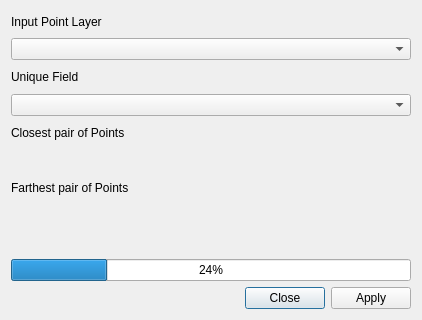
<?xml version="1.0" encoding="UTF-8"?>
<ui version="4.0">
 <class>hcmgis_closestpair_form</class>
 <widget class="QDialog" name="hcmgis_closestpair_form">
  <property name="windowModality">
   <enum>Qt::ApplicationModal</enum>
  </property>
  <property name="enabled">
   <bool>true</bool>
  </property>
  <property name="geometry">
   <rect>
    <x>0</x>
    <y>0</y>
    <width>422</width>
    <height>320</height>
   </rect>
  </property>
  <property name="mouseTracking">
   <bool>false</bool>
  </property>
  <property name="windowTitle">
   <string>Closest/farthest pair of Points</string>
  </property>
  <layout class="QVBoxLayout" name="verticalLayout">
   <item>
    <widget class="QLabel" name="LblInput">
     <property name="text">
      <string>Input Point Layer</string>
     </property>
    </widget>
   </item>
   <item>
    <widget class="QgsMapLayerComboBox" name="CboInput">
     <property name="showCrs">
      <bool>true</bool>
     </property>
    </widget>
   </item>
   <item>
    <widget class="QLabel" name="LblInput_2">
     <property name="text">
      <string>Unique Field</string>
     </property>
    </widget>
   </item>
   <item>
    <widget class="QgsFieldComboBox" name="CboField"/>
   </item>
   <item>
    <widget class="QLabel" name="LblOutput">
     <property name="text">
      <string>Closest pair of Points</string>
     </property>
    </widget>
   </item>
   <item>
    <widget class="QgsFileWidget" name="closest"/>
   </item>
   <item>
    <widget class="QLabel" name="label">
     <property name="text">
      <string>Farthest pair of Points</string>
     </property>
    </widget>
   </item>
   <item>
    <widget class="QgsFileWidget" name="farthest"/>
   </item>
   <item>
    <widget class="QLabel" name="LblStatus">
     <property name="text">
      <string/>
     </property>
    </widget>
   </item>
   <item>
    <widget class="QProgressBar" name="status">
     <property name="value">
      <number>24</number>
     </property>
    </widget>
   </item>
   <item>
    <widget class="QDialogButtonBox" name="BtnApplyClose">
     <property name="standardButtons">
      <set>QDialogButtonBox::Apply|QDialogButtonBox::Close</set>
     </property>
    </widget>
   </item>
  </layout>
 </widget>
 <customwidgets>
  <customwidget>
   <class>QgsFieldComboBox</class>
   <extends>QComboBox</extends>
   <header>qgsfieldcombobox.h</header>
  </customwidget>
  <customwidget>
   <class>QgsFileWidget</class>
   <extends>QWidget</extends>
   <header>qgsfilewidget.h</header>
  </customwidget>
  <customwidget>
   <class>QgsMapLayerComboBox</class>
   <extends>QComboBox</extends>
   <header>qgsmaplayercombobox.h</header>
  </customwidget>
 </customwidgets>
 <resources/>
 <connections>
  <connection>
   <sender>BtnApplyClose</sender>
   <signal>accepted()</signal>
   <receiver>hcmgis_closestpair_form</receiver>
   <slot>accept()</slot>
   <hints>
    <hint type="sourcelabel">
     <x>251</x>
     <y>272</y>
    </hint>
    <hint type="destinationlabel">
     <x>169</x>
     <y>143</y>
    </hint>
   </hints>
  </connection>
  <connection>
   <sender>BtnApplyClose</sender>
   <signal>rejected()</signal>
   <receiver>hcmgis_closestpair_form</receiver>
   <slot>reject()</slot>
   <hints>
    <hint type="sourcelabel">
     <x>251</x>
     <y>272</y>
    </hint>
    <hint type="destinationlabel">
     <x>169</x>
     <y>143</y>
    </hint>
   </hints>
  </connection>
 </connections>
</ui>
